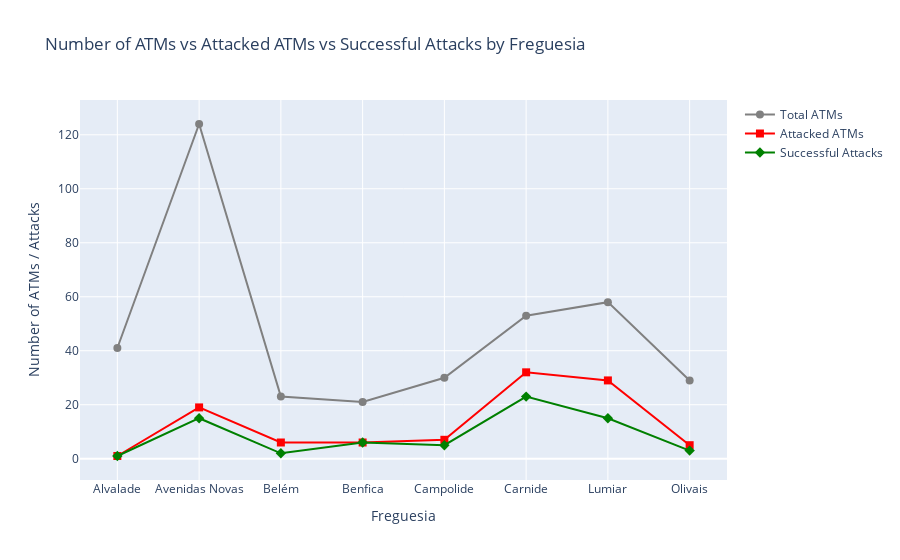

The notebook cell this image was saved under:
### Code cell
import pandas as pd
import plotly.graph_objects as go

# Grouping by 'freguesia' and aggregating to get the total number of ATMs, the number of attacked ATMs, and the number of successful attacks
grouped_df = df.groupby('freguesia').agg({'atm_id': 'count', 'freq_attack': 'sum', 'success_attack': 'sum'}).reset_index()

# Filter to keep only freguesias where attacks have occurred
attacked_df = grouped_df[grouped_df['freq_attack'] > 0]

# Sort the DataFrame by 'freguesia'
attacked_df = attacked_df.sort_values(by='freguesia')

# Create the figure
fig = go.Figure()

# Add total ATMs line
fig.add_trace(go.Scatter(
    x=attacked_df['freguesia'],
    y=attacked_df['atm_id'],
    mode='lines+markers',
    name='Total ATMs',
    line=dict(color='gray', width=2),
    marker=dict(color='gray', size=8, symbol='circle'),
))

# Add frequency of attacked ATMs line
fig.add_trace(go.Scatter(
    x=attacked_df['freguesia'],
    y=attacked_df['freq_attack'],
    mode='lines+markers',
    name='Attacked ATMs',
    line=dict(color='red', width=2),
    marker=dict(color='red', size=8, symbol='square'),
))

# Add success of attacked ATMs line
fig.add_trace(go.Scatter(
    x=attacked_df['freguesia'],
    y=attacked_df['success_attack'],
    mode='lines+markers',
    name='Successful Attacks',
    line=dict(color='green', width=2),
    marker=dict(color='green', size=8, symbol='diamond'),
))

# Update the layout
fig.update_layout(
    title='Number of ATMs vs Attacked ATMs vs Successful Attacks by Freguesia',
    xaxis=dict(title='Freguesia'),
    yaxis=dict(title='Number of ATMs / Attacks'),
    overwrite=True
)

# Show the figure
fig.show()

### Figure 1 — Plotly figure (JSON) as saved in the notebook; plotly's stock layout.template omitted (floating-point values rounded to 4 significant figures)
{"data": [{"line": {"color": "gray", "width": 2}, "marker": {"color": "gray", "size": 8, "symbol": "circle"}, "mode": "lines+markers", "name": "Total ATMs", "type": "scatter", "x": ["Alvalade", "Avenidas Novas", "Belém", "Benfica", "Campolide", "Carnide", "Lumiar", "Olivais"], "y": [41, 124, 23, 21, 30, 53, 58, 29]}, {"line": {"color": "red", "width": 2}, "marker": {"color": "red", "size": 8, "symbol": "square"}, "mode": "lines+markers", "name": "Attacked ATMs", "type": "scatter", "x": ["Alvalade", "Avenidas Novas", "Belém", "Benfica", "Campolide", "Carnide", "Lumiar", "Olivais"], "y": [1, 19, 6, 6, 7, 32, 29, 5]}, {"line": {"color": "green", "width": 2}, "marker": {"color": "green", "size": 8, "symbol": "diamond"}, "mode": "lines+markers", "name": "Successful Attacks", "type": "scatter", "x": ["Alvalade", "Avenidas Novas", "Belém", "Benfica", "Campolide", "Carnide", "Lumiar", "Olivais"], "y": [1, 15, 2, 6, 5, 23, 15, 3]}], "layout": {"title": {"text": "Number of ATMs vs Attacked ATMs vs Successful Attacks by Freguesia"}, "xaxis": {"title": {"text": "Freguesia"}}, "yaxis": {"title": {"text": "Number of ATMs / Attacks"}}}}
